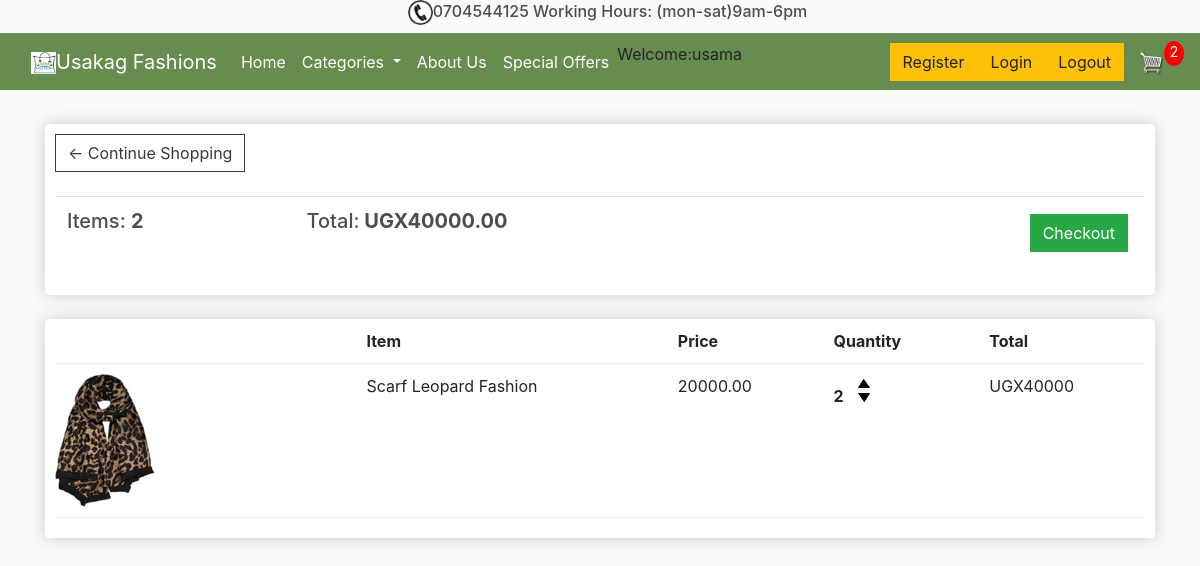
The app's page /cart/ (signed in), older data.
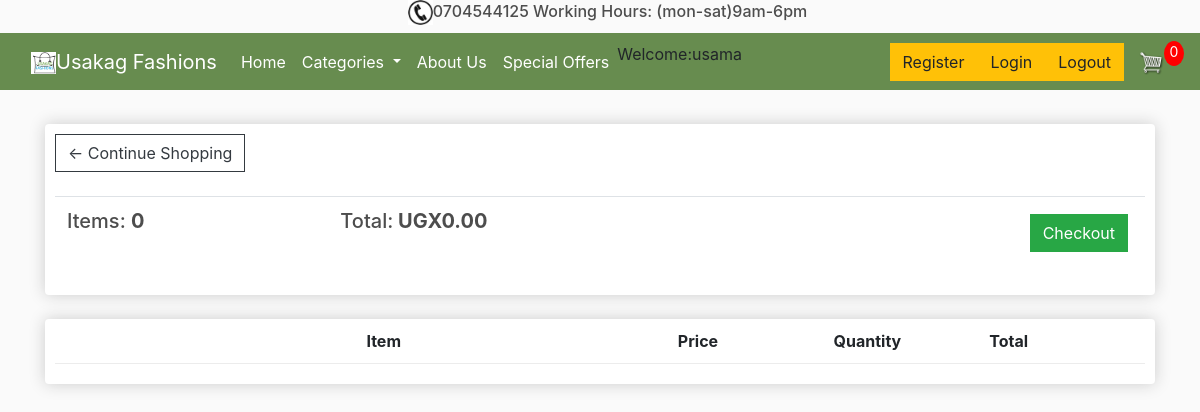
The same page, newer data.
### store/models.py (models this page shows, shortened)
class Order(models.Model):
    customer = models.ForeignKey(Customer, on_delete=models.SET_NULL, blank=True, null=True)
    date_ordered = models.DateTimeField(auto_now_add=True)
    complete = models.BooleanField(default=False, null=True,blank=False)
    transaction_id = models.CharField(max_length=200, null=True)
    @property
    def get_cart_total(self):
        orderitems = self.orderitem_set.all()
        total = sum([item.get_total for item in orderitems])
        return total
    @property
    def get_cart_items(self):
        orderitems = self.orderitem_set.all()
        total = sum([item.quantity for item in orderitems])
        return total

class OrderItem(models.Model):
    product = models.ForeignKey(Product, on_delete=models.SET_NULL, blank=True, null=True)
    order = models.ForeignKey(Order, on_delete=models.SET_NULL, blank=True, null=True)
    quantity = models.IntegerField(default=0, blank=True, null=True)
    date_added = models.DateTimeField(auto_now_add=True)
    @property
    def get_total(self):
        total = self.product.price * self.quantity
        return total

class Product(models.Model):
    name = models.CharField(max_length=200, null=True)
    price_0 = models.DecimalField(max_digits=10, decimal_places=0, null=True)
    price = models.DecimalField(max_digits=10, decimal_places=0)
    digital = models.BooleanField(default=False, null=True, blank=False)
    image = models.ImageField(upload_to='images', null=True, blank=True)
    STATUS_TYPE_CHOICES=[
        ('BAGS','BAGS'),
        ('MEN','MEN'),
        ('SCARVES','SCARVES'),
        ('WOMEN','WOMEN')
    ]
    status = models.CharField(max_length=100,choices=STATUS_TYPE_CHOICES)
    STATUS_TYPE_CHOICES=[
        ('YES','YES'),
        ('NO','NO'),
    ]
    special_offers = models.CharField(max_length=100,choices=STATUS_TYPE_CHOICES)
    STATUS_TYPE_CHOICES=[
        ('M','M'),
        ('S','S'),
        ('L','L'),
        ('XL','XL'),
        ('XXL','XXL'),
        ('XXXL','XXXL'),
    ]
    size = models.CharField(max_length=100,choices=STATUS_TYPE_CHOICES)
    STATUS_TYPE_CHOICES=[
        ('NEW','NEW'),
        ('SECOND HAND','SECOND HAND'),
    ]
    item_status = models.CharField(max_length=100,choices=STATUS_TYPE_CHOICES)
    @property
    def imageURL(self):
        try:
            url = self.image.url
        except:
            url = ''
        return url

### store/views.py (the view)
# urls.py: path('cart/', views.cart, name="cart"),
def cart(request):
    data= cartData(request)
    cartItems = data['cartItems']
    order = data['order']
    items = data['items']
    context={'items':items, 'order':order, 'cartItems':cartItems}
    return render(request, 'store/cart.html', context)

### store/utils.py (called while the page is built)
def cartData(request):
    if request.user.is_authenticated:
        customer = request.user.customer
        order, created = Order.objects.get_or_create(customer=customer,complete=False)
        items = order.orderitem_set.all()
        cartItems = order.get_cart_items
    else:
        cookieData = cookieCart(request)
        cartItems = cookieData['cartItems']
        order = cookieData['order']
        items = cookieData['items']
    return{'cartItems':cartItems, 'order':order, 'items':items}

### store/templates/store/cart.html
{% extends 'store/main.html' %}
{% load static %}
{% block content %}
<div class="row">
	<div class="col-lg-12">
		<div class="box-element">
            <a  class="btn btn-outline-dark" href="{% url 'store' %}">&#x2190; Continue Shopping</a>
	        <br>
            <br>
	        <table class="table">
		        <tr>
			        <th><h5>Items: <strong>{{order.get_cart_items}}</strong></h5></th>
			        <th><h5>Total:<strong> UGX{{order.get_cart_total|floatformat:2}}</strong></h5></th>
			       <th>
				       <a  style="float:right; margin:5px;" class="btn btn-success" href="{% url 'checkout' %}">Checkout</a>
			       </th>
		        </tr>
	        </table>
		</div>
		<br>
		<div class="box-element">
			<div class="cart-row">
				<div style="flex:2"></div>
				<div style="flex:2"><strong>Item</strong></div>
				<div style="flex:1"><strong>Price</strong></div>
				<div style="flex:1"><strong>Quantity</strong></div>
				<div style="flex:1"><strong>Total</strong></div>
			</div>
			{% for item in items %}
			<div class="cart-row">
				<div style="flex:2"><img class="row-image" src="{{item.product.imageURL}}"></div>
				<div style="flex:2"><p>{{item.product.name}}</p></div>
				<div style="flex:1"><p>{{item.product.price|floatformat:2}}</p></div>
				<div style="flex:1">
					<p class="quantity">{{item.quantity}}</p>
					<div class="quantity">
						<img data-product={{item.product.id}} data-action="add" class="chg-quantity update-cart" src="{% static  'images/arrow-up.png' %}">
						<img data-product={{item.product.id}} data-action="remove" class="chg-quantity update-cart" src="{% static  'images/arrow-down.png' %}">
					</div>
				</div>
				<div style="flex:1"><p>UGX{{item.get_total}}</p></div>
		    </div>
            {% endfor %}
	</div>
</div>
{% endblock content %}

### store/templates/store/main.html (shortened to what this page needs)
<!DOCTYPE html>
{% load static %}
<html>
<head>
     <link rel="stylesheet" href="https://stackpath.bootstrapcdn.com/bootstrap/4.4.1/css/bootstrap.min.css">
    <link rel="stylesheet" type="text/css" href="{% static 'css/main.css' %}">
    <link rel="stylesheet" type="text/css" href="{% static 'css/style.css' %}">
</head>
<body>
  <div class="text-center">
    <h6><a href="#"><img id="logo-icon" src="{% static 'images/phone.png' %}" alt=" " /></a>0704544125  Working Hours: (mon-sat)9am-6pm</h6>
  </div>
    <nav class="navbar navbar-expand-lg navbar-dark bg-dark">
        <a class="navbar-brand" href="{% url 'store' %}"><img id="logo-icon" src="{% static 'images/capture1.png' %}" alt=" " />Usakag Fashions</a>
        <div class="collapse navbar-collapse" id="navbarSupportedContent">
          <ul class="navbar-nav mr-auto">
            <li class="nav-item active">
              <a class="nav-link" href="{% url 'store' %}">Home <span class="sr-only">(current)</span></a>
            </li>
            <li class="nav-item active dropdown">
              <a class="nav-link dropdown-toggle" href="{% url 'store' %}" id="navbarDropdown" role="button" data-toggle="dropdown" aria-haspopup="true" aria-expanded="false">
                Categories
              </a>
            </li>
            <li class="nav-item active">
              <a class="nav-link" href="{% url 'about_us' %}">About Us <span class="sr-only">(current)</span></a>
            </li>
            <li class="nav-item active">
              <a class="nav-link" href="{% url 'special_offers' %}">Special Offers <span class="sr-only">(current)</span></a>
            </li>
            <li class="nav-link-active">Welcome:{{request.user.username}}</li>
          </ul>
          <div class="form-inline my-2 my-lg-0">
            <a href="{% url 'store' %}"class="btn btn-warning">Register</a>
            <a href="{% url 'store' %}"class="btn btn-warning">Login</a>
            <a href="{% url 'store' %}"class="btn btn-warning">Logout</a>
            <a href="{% url 'cart' %}">
               <img  id="cart-icon" src="{% static 'images/cart.png' %}">
           </a>
           <p id="cart-total">{{cartItems}}</p>
       </div>
        </div>
      </nav>
     <div class="container">
        <br>
        {% block content %}
        {% endblock content %}
     </div>
</body>
</html>

Row changes from the older to the newer data that the page shows:
no longer on this page (row edited): Order: get_cart_items "2", get_cart_total "40000.00"
removed OrderItem: product.imageURL (picture), product.name "Scarf Leopard Fashion", product.price "20000.00", quantity "2", get_total "40000"
added Order: get_cart_items "0", get_cart_total "0.00"
Text that changed along with them:
{{ cartItems }}: "2" → "0"
